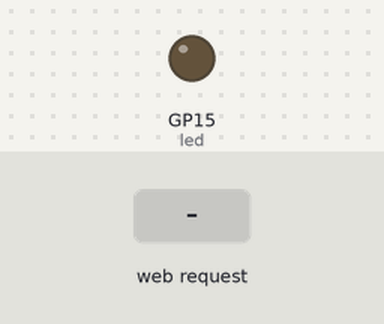
The program below on a simulated Raspberry Pi Pico running MicroPython. Parts: output pins drawn as LEDs (lit = HIGH). The test bench sets the inputs (shaded band). WiFi joins after 1.5 s; what the program prints to the serial console is not drawn.

Above: at 3.2 s.
3.3 s: HTTP request GET /lighton? received
At 3.7 s:
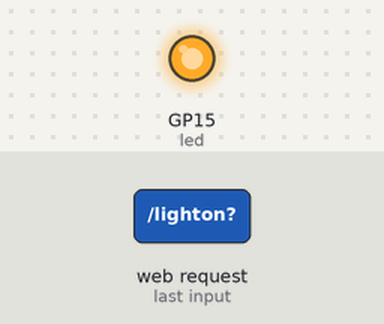
4.8 s: HTTP request GET /lightoff? received
At 6.0 s:
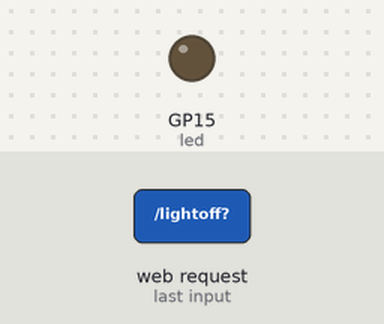
Timing chart, 0 to 7.8 s (numbered marks = the images above; inputs shaded):
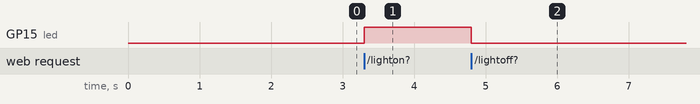

Measured:
- after the input at 3.3 s, GP15 (led): LOW → HIGH at once
- after the input at 4.8 s, GP15 (led): HIGH → LOW at once

The program:

server-led-wifi.py
```python
'''
code fait par Raspberry pi et modifier par lenox.
Ce code permet de créer une page web avec 2 bouton: on et off il communique avec le code  python pour envoyer une requête lorsque un des 2 bouton est pressé
cela permet donc de soit allume/éteindre une led

'''

import network
import socket
from time import sleep
from machine import Pin

led = Pin(15, Pin.OUT)
ssid = 'SSID'  #Nom du wifi
password = 'PASSWORD' #Mot de pass du wifi

led.value(0)

def connect():  # se connecter au réseau grâce aux info de ssid et password
    # Connect to WLAN
    wlan = network.WLAN(network.STA_IF)
    wlan.active(True)
    wlan.connect(ssid, password)
    while wlan.isconnected() == False:
        print('Waiting for connection...')
        sleep(1)
    ip = wlan.ifconfig()[0]
    print(f'Connected on {ip}')
    return ip


def webpage():  # créer le site internet en HTML
    # Template HTML
    html = f"""
            <!DOCTYPE html>
            <html>
                <form action="./lighton?">
                <input type="submit" value="Allumer la led" />
                </form>

                <form action="./lightoff?">
                <input type="submit" value="Eteindre la led" />
                </form>

            </body>
            </html>
            """
    return str(html)


def open_socket(ip):  # ouvrir les port en 80
    # Open a socket
    address = (ip, 80)
    connection = socket.socket()
    connection.bind(address)
    connection.listen(1)
    return connection


def serve(connection):  # mettre le site en ligne et tester


    while True:
        client = connection.accept()[0]
        request = client.recv(1024)
        request = str(request)
        try:
            request = request.split()[1]
        except IndexError:
            pass
        if request == '/lighton?':  # si l'url est "192.168.1.41/lighton?" alors
            led.value(1)

        elif request == '/lightoff?':  # sinon si l'url est "192.168.1.41/lightoff?" alors
            led.value(0)

        html = webpage()
        client.send(html)
        client.close()


try:
    ip = connect()
    connection = open_socket(ip)
    serve(connection)
except KeyboardInterrupt:
    print("stop")
```
